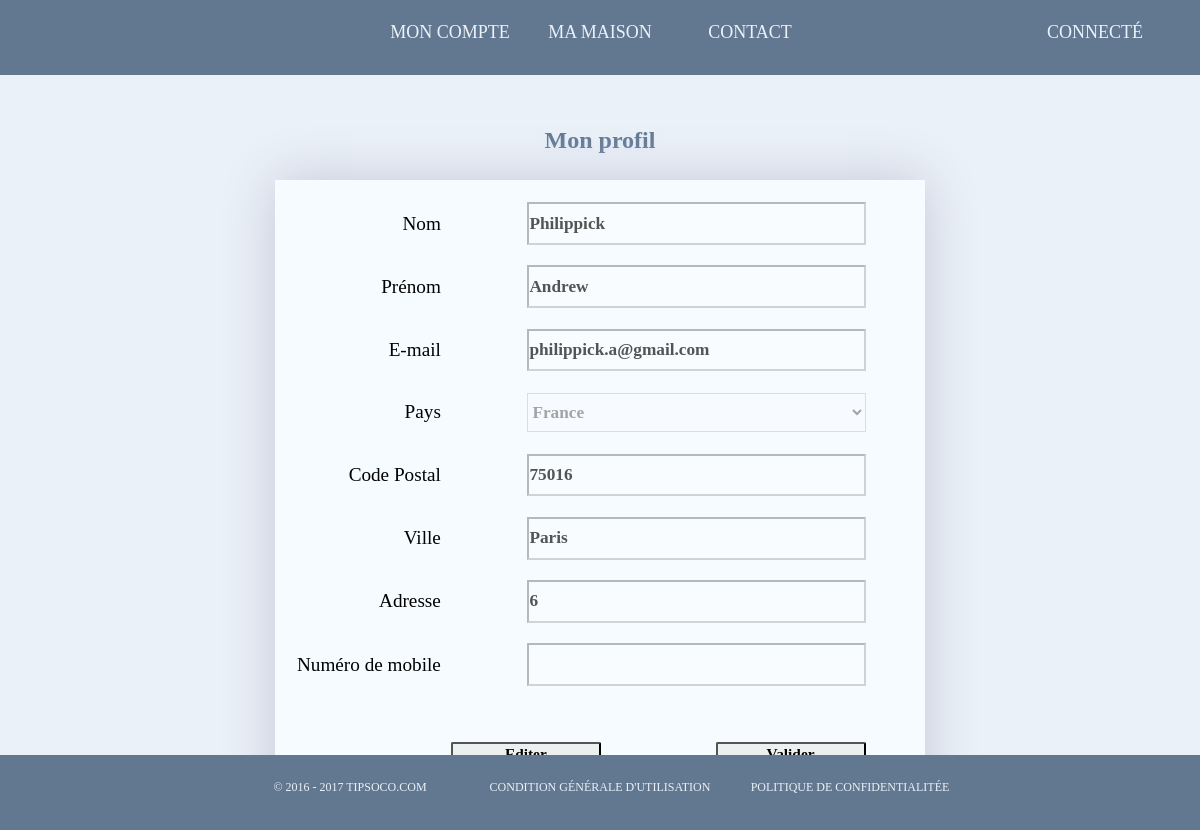
The app's page /Vue/profil.php (signed in), older data.
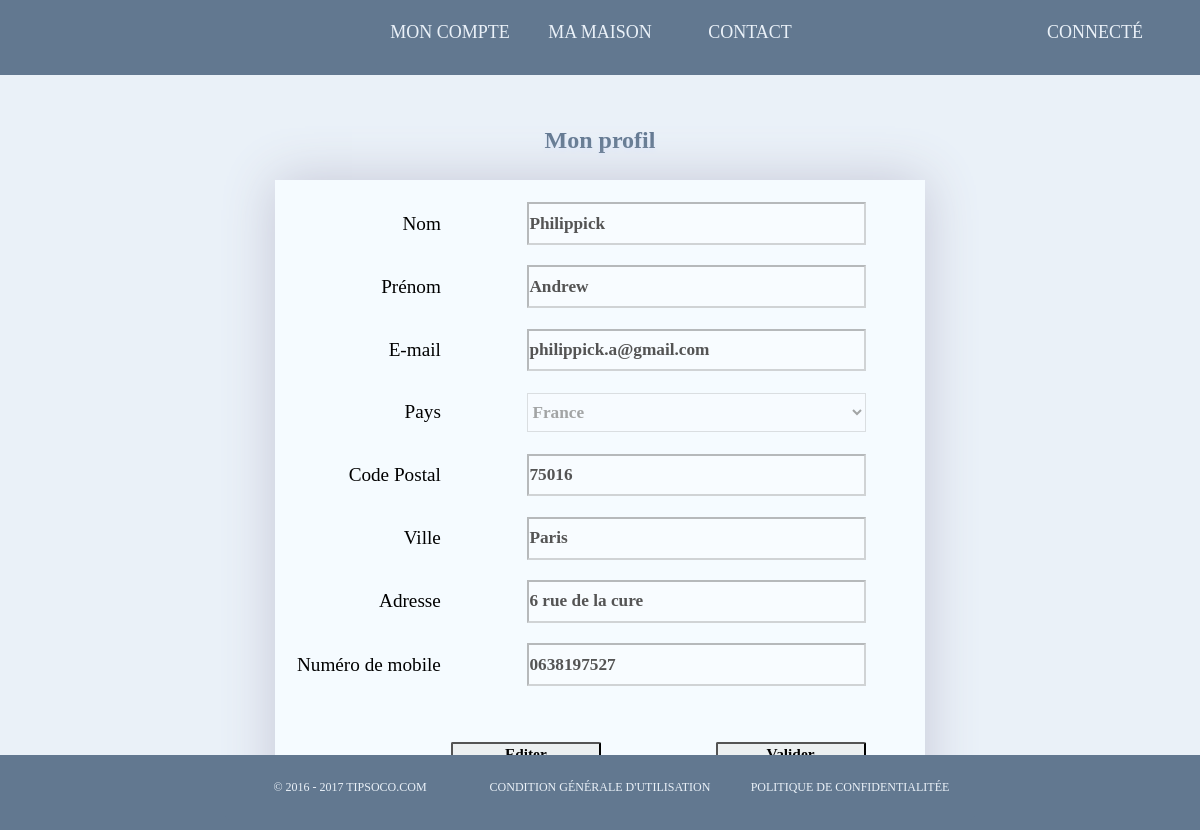
The same page, newer data.
### tables this page shows
CREATE TABLE `client` (
  `id` int(11) NOT NULL,
  `lastname` text NOT NULL,
  `firstname` text NOT NULL,
  `mail` varchar(255) NOT NULL,
  `password` text NOT NULL,
  `type` int(11) NOT NULL,
  `country` varchar(255) NOT NULL,
  `city` varchar(255) NOT NULL,
  `postcode` varchar(255) NOT NULL,
  `mobilenumber` varchar(255) NOT NULL,
  `adresse` varchar(255) NOT NULL
);

### Controleur/controleur_profil.php (called while the page is built, shortened)
<?php
if(isset($_SESSION['id']))
{
	$idc = $_SESSION['id'];
	$reqclient = $bdd->prepare('SELECT * FROM client WHERE id=?');
	$reqclient->execute(array($idc));
	$clientfetch = $reqclient->fetch();
	$lastname = $clientfetch['lastname'];
	$firstname = $clientfetch['firstname'];
	$mail = $clientfetch['mail'];
	$nummobile = $clientfetch['mobilenumber'];
	$country = $clientfetch['country'];
	$city = $clientfetch['city'];
	$postcode = $clientfetch['postcode'];
	$adresse = $clientfetch['adresse'];
}
else
{
	header("Location: ../Vue/login.php");
}
?>

### Vue/profil.php (the view, shortened to what the changed rows need)
<?php
require ("../Modele/connexion.php");
include("../Controleur/controleur_profil.php");
?>
<html>
<head>
	<link rel="stylesheet" type="text/css" href="../Styles/profil.css">
	<link rel="stylesheet" type="text/css" href="../Styles/header_footer_for_connected_style.css">
</head>
	<body>
	    <div class="form" align="center">
	    	<br>
	    	<br>
			<h2 class="main-text">Mon profil</h2>
			<br>
			<div class="formulaire">
			<form method="POST" action="">
				<table>
					<tr>
						<?php
						if(isset($_POST["confirm-edit"]))
						{
							if($lastname != "")
							{
							echo '<td><br><input class="input-box" style="text-decoration:none; font-weight: bold;" type="text" name="lastname" placeholder="" required value='.$lastname.'></td>';
							}
						}
						else
						{
							if($lastname != "")
							{
							echo '<td><br><input class="input-box" style="text-decoration:none; font-weight: bold;" type="text" name="lastname" placeholder="" disabled value='.$lastname.'></td>';
							}
						}
						?>
					<tr>
						<?php
						if(isset($_POST["confirm-edit"]))
						{
							if($firstname != "")
							{
							echo '<td><br><input class="input-box" style="text-decoration:none; font-weight: bold;" type="text" name="firstname" placeholder="" required value='.$firstname.'></td>';
							}
						}
						else
						{
							if($firstname != "")
							{
							echo '<td><br><input class="input-box" style="text-decoration:none; font-weight: bold;" type="text" name="firstname" placeholder="" disabled value='.$firstname.'></td>';
							}
						}
						?>
					<tr>
						<?php
						if(isset($_POST["confirm-edit"]))
						{
							if($mail != "")
							{
							echo '<td><br><input class="input-box" style="text-decoration:none; font-weight: bold;" type="email" name="mail" placeholder="" required value='.$mail.'></td>';
							}
						}
						else
						{
							if($mail != "")
							{
							echo '<td><br><input class="input-box" style="text-decoration:none; font-weight: bold;" type="email" name="mail" placeholder="" disabled value='.$mail.'></td>';
							}
						}
						?>
					</tr>
					<tr>
						<td><br>
						<?php
						if(isset($_POST["confirm-edit"]))
						{
							echo '<select style="text-decoration:none; font-weight: bold;" class="select" name="country" >';
							if($country != "")
							{
								echo '<option selected="selected">'.$country.'</option>';
							}
							else
							{
								echo '<option selected="selected" value="blank"></option>';
							}
						}
						else
						{
							echo '<select style="text-decoration:none; font-weight: bold;" class="select" name="country" disabled >';
							if($country != "")
							{
								echo '<option selected="selected">'.$country.'</option>';
							}
							else
							{
								echo '<option selected="selected" value="blank"></option>';
							}
						}
							?>
								<option value="ZW">Zimbabwe</option></select>
						</td>
					</tr>
					<tr>
						<?php
						if(isset($_POST["confirm-edit"]))
						{
							if($postcode != "")
							{
							echo '<td><br><input class="input-box" style="text-decoration:none; font-weight: bold;" type="text" name="postcode" placeholder="" value='.$postcode.'></td>';
							}
							else
							{
							echo '<td><br><input class="input-box" style="text-decoration:none; font-weight: bold;" type="text" name="postcode" placeholder="" ></td>';
							}
						}
						else
						{
							if($postcode != "")
							{
							echo '<td><br><input class="input-box" style="text-decoration:none; font-weight: bold;" type="text" name="postcode" placeholder="" disabled value='.$postcode.'></td>';
							}
							else
							{
								echo '<td><br><input class="input-box" style="text-decoration:none; font-weight: bold;" type="text" name="postcode" placeholder="" disabled value='.$postcode.'></td>';
							}
						}
						?>
					<tr>
						<?php
						if(isset($_POST["confirm-edit"]))
						{
							if($city != "")
							{
							echo '<td><br><input class="input-box" style="text-decoration:none; font-weight: bold;" type="text" name="city" placeholder="" value='.$city.'></td>';
							}
							else
							{
							echo '<td><br><input class="input-box" style="text-decoration:none; font-weight: bold;" type="text" name="city" placeholder="" ></td>';
							}
						}
						else
						{
							if($city != "")
							{
							echo '<td><br><input class="input-box" style="text-decoration:none; font-weight: bold;" type="text" name="city" placeholder="" disabled value='.$city.'></td>';
							}
							else
							{
								echo '<td><br><input class="input-box" style="text-decoration:none; font-weight: bold;" type="text" name="city" placeholder="" disabled value='.$city.'></td>';
							}
						}
						?>
					<tr>
						<?php
						if(isset($_POST["confirm-edit"]))
						{
							if($adresse != "")
							{
							echo '<td><br><input class="input-box" style="text-decoration:none; font-weight: bold;" type="text" name="adresse" placeholder="" value="'.$adresse.'""></td>';
							}
							else
							{
							echo '<td><br><input class="input-box" style="text-decoration:none; font-weight: bold;" type="text" name="adresse" placeholder=""></td>';
							}
						}
						else
						{
							if($adresse != "")
							{
							echo '<td><br><input class="input-box" style="text-decoration:none; font-weight: bold;" type="text" name="adresse" placeholder="" disabled value="'.$adresse.'""></td>';
							}
							else
							{
								echo '<td><br><input class="input-box" style="text-decoration:none; font-weight: bold;" type="text" name="adresse" placeholder="" disabled value="'.$adresse.'""></td>';
							}
						}
						?>
					<tr>
						<?php
						if(isset($_POST["confirm-edit"]))
						{
							if($nummobile != 0)
							{
							echo '<td><br><input class="input-box" style="text-decoration:none; font-weight: bold;" type="text" name="nummobile" placeholder="" value='.$nummobile.'></td>';
							}
							else
							{
							echo '<td><br><input class="input-box" style="text-decoration:none; font-weight: bold;" type="text" name="nummobile" placeholder=""></td>';
							}
						}
						else
						{
							if($nummobile != 0)
							{
								echo '<td><br><input class="input-box" style="text-decoration:none; font-weight: bold;" type="text" name="nummobile" placeholder="" disabled value='.$nummobile.'></td>';
							}
							else
							{
								echo '<td><br><input class="input-box" style="text-decoration:none; font-weight: bold;" type="text" name="nummobile" placeholder="" disabled></td>';
							}
						}
						?>
				</table>
			</form>
			</div>
			<br>
	</body>
</html>

Row changes from the older to the newer data that the page shows:
changed client "Philippick": adresse "6" → "6 rue de la cure"; nummobile (not shown) → "0638197527"
